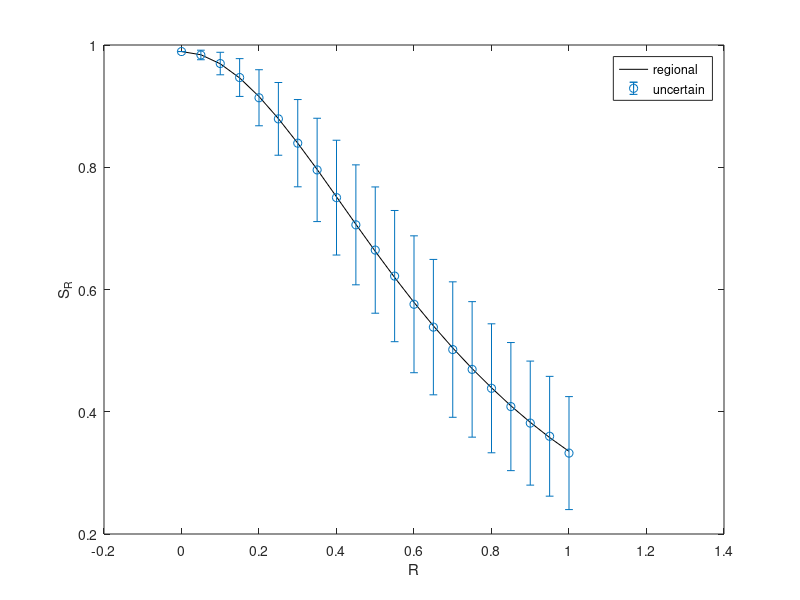

MATLAB code to generate this figure:
load('exp_usair_R.mat')
plot(r,c,'k-')
hold on
load('exp_usair_uncertain.mat')
errorbar(r,p_uncertain,p_uncertain_err,'o')
legend('regional','uncertain')
xlabel('R')
ylabel('S_R')
